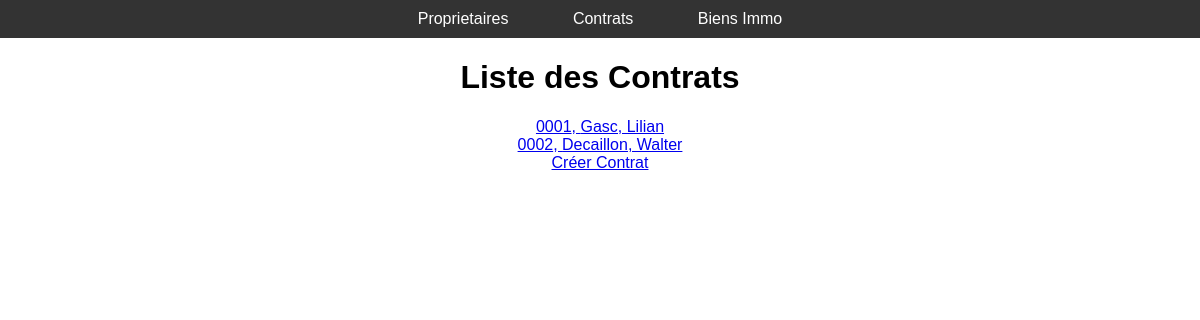
/liste-contrats/, run on the app's committed database.
### copal_manager/models.py (models this page shows, shortened)
class Contrat(models.Model):
    numero_contrat=models.CharField(max_length=5, blank = True)
    proprietaire = models.ForeignKey(Proprietaire, on_delete=models.CASCADE)
    date_debut = models.DateField()
    date_fin = models.DateField(null = True, blank = True)
    frais_gestion = models.DecimalField(max_digits=10, decimal_places=2)

class Proprietaire(models.Model):
    def __str__(self):
        return self.nom + ", " + self.prenom
    CHOICES = [('M', 'Monsieur'),('Mme', 'Madame')]
    civilite = models.CharField(max_length=4, choices=CHOICES, default="M")
    nom = models.CharField(max_length=50)
    prenom = models.CharField(max_length=50)
    telephone = models.CharField(max_length=20)
    email = models.EmailField()
    addresse = models.CharField(max_length=50)
    code_postal = models.CharField(max_length=10)
    ville = models.CharField(max_length=20)

### copal_manager/views.py (the view)
# urls.py: path('liste-contrats/', views.liste_contrats, name = "liste-contrats"),
def liste_contrats(request):
    contrats = Contrat.objects.all()
    return render(request, 'copal_manager/liste-contrats.html', {'contrats': contrats})

### copal_manager/templates/copal_manager/liste-contrats.html
{% extends 'copal_manager/base.html' %}
{% block content %}
<h1>Liste des Contrats</h1>
{% for contrat in contrats %}
<li><a href="{% url 'detail-contrat' contrat.id %}">{{ contrat.numero_contrat }}, {{ contrat.proprietaire }}</a></li>
{% endfor %}
<li><a href="{% url 'create-contrat' %}">Créer Contrat</a></li>
{% endblock %}

### copal_manager/static/copal_manager/styles.css (style rules this page uses)
body { margin: 0; padding: 0; font-family: Arial, sans-serif; }
.block_content li { list-style: none; }

### data on the page
Contrat: numero_contrat "0001", proprietaire "Gasc, Lilian"
Contrat: numero_contrat "0002", proprietaire "Decaillon, Walter"
